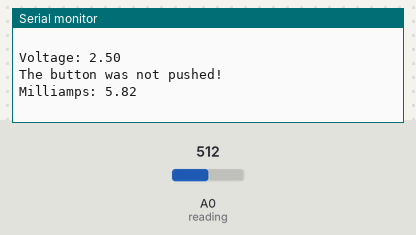
This sketch was run on a simulated Arduino Uno, built with avr-gcc and run on an emulated ATmega328P. Shown: the last lines printed to the serial monitor. Inputs (shaded band) come from the test bench; at power-on: A0 (reading) = 512.

Above: at 2.8 s.
2.9 s: A0 (reading) set to 900
At 4.7 s:
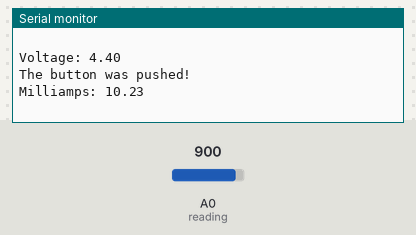
7.5 s: A0 (reading) set to 1023
At 9.1 s:
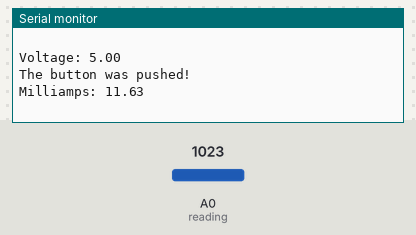
Timing chart, 0 to 10.6 s (numbered marks = the images above; inputs shaded):
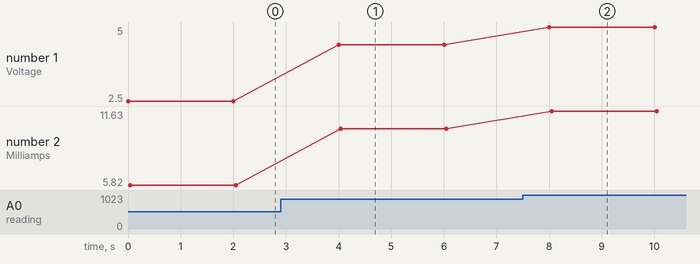

Measured:
- after the input at 2.9 s, the serial monitor: prints a new line after 1.1 s (image 1)
- after the input at 7.5 s, the serial monitor: prints a new line after 0.51 s (image 2)
- plotted number 1: 2.5 → 4.4 after the input at 2.9 s, 4.4 → 5 after the input at 7.5 s
- plotted number 2: 5.82 → 10.23 after the input at 2.9 s, 10.23 → 11.63 after the input at 7.5 s

The sketch:

TalusanLab1.ino
```cpp
/** Raphael Talusan 11/4/22
 * Lab 1
 */
 int reading = A0;
int value;
float scaling = 5.0/1023;
float sclvalue;
float milliamps;

void setup() { //begins the serial monitor
  // put your setup code here, to run once:
  Serial.begin(9600);
}

void loop() {
  /**calls the voltage, buttonPushed, and current functions
  the delay is set to 2 second intervals
  */
  // put your main code here, to run repeatedly:
  voltage();
  buttonPushed();
  current();
  delay(2000);
}
int voltage(){ /**
  the value integer reads the A0 pin and creats an integer 0-1023
  using the scaling float previously defined,
  sclvalue is the calculated voltage which is printed and called upon in otehr functions
  */
  int value = analogRead(reading);
  sclvalue = value*scaling;
  Serial.print("Voltage: ");
  Serial.println(sclvalue);
  Serial.print("The button was");
}
int buttonPushed(){
  /**
   * buttonPushed calls upon sclvalue and determines whether or not the button was pushed
   * based on the change in voltage using the if and else statements
   */
  if (sclvalue<3.50){
    Serial.println(" not pushed! ");
  }
  else{
    Serial.println(" pushed! ");
  }

}
int current(){ /**this function calls upon the calculated voltage, sclvalue
  amps is the voltage/total resistance,
  but is converted into milliamps shown by the *1000 at the end
*/
  milliamps = (sclvalue/430)*1000;
  Serial.print("Milliamps: ");
  Serial.println(milliamps);
  Serial.println(" ");
}
```
